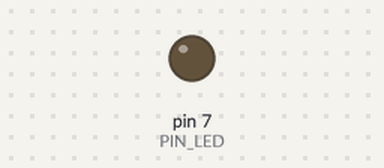
A sketch run on a simulated Arduino Uno, built with avr-gcc and run on an emulated ATmega328P. Parts: output pins drawn as LEDs (lit = HIGH). Dashed ring = blinking. At 2.0 s the program stops and its outputs stay as they are.

Above: at 0.5 s.
At 1.85 s:
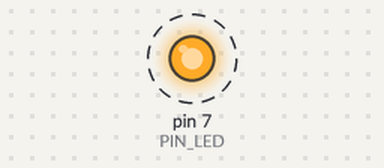
Timing chart, 0 to 3.0 s (numbered marks = the images above):
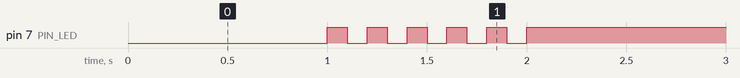

The sketch:

05_practice_2.ino
```cpp
#define PIN_LED 7

void setup() {
  pinMode(PIN_LED, OUTPUT);

  digitalWrite(PIN_LED, 0);
   }

  void loop() {
  delay(1000);

  for (int i=0;i<10;i++) {
    digitalWrite(PIN_LED, !(i%2));
    delay(100);
    }
  digitalWrite(PIN_LED, 1);
  while(1) {}


  }
```

Measured:
- by itself, pin 7 (PIN_LED): alternates HIGH for 0.10 s and LOW for 0.10 s, 11 changes in all, then stays HIGH
